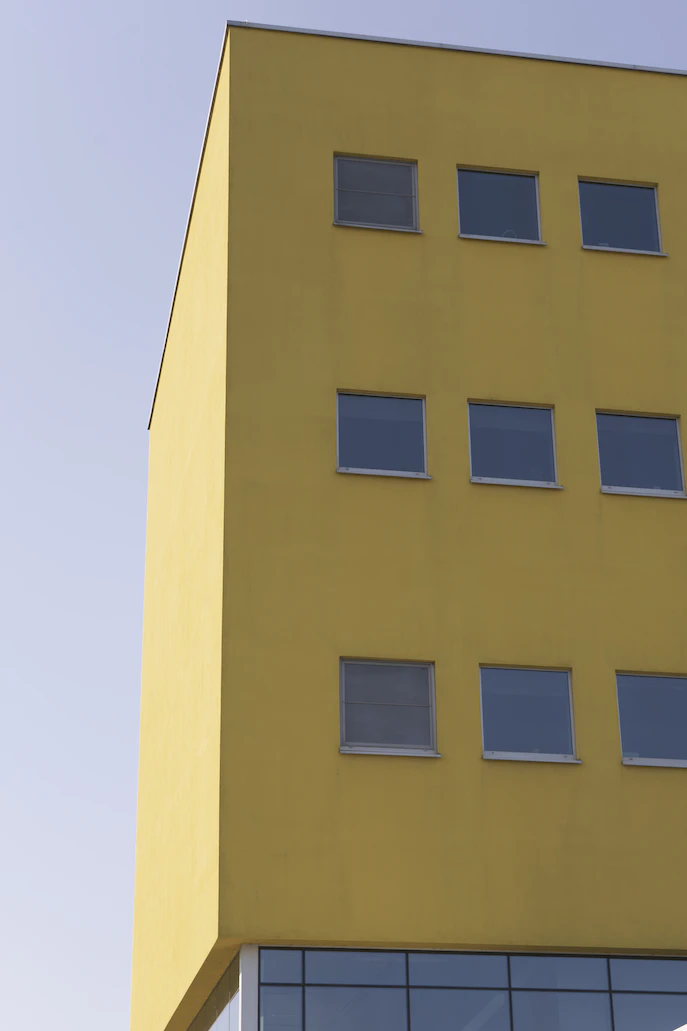
#> input picture LAB 4/resource/build2.jpg, 687 x 1031 px
$ python q2.py
#> lines starting #> are read from the running program, lines starting #| are printed output that depends on the picture; after the words box and inside, x2 and y2 are one past the last pixel; in counts of white or black regions, pixels touching at a corner belong together
import cv2
import numpy as np

# Load image and convert to grayscale
img = cv2.imread('resource/build2.jpg')
#> img is the input picture: shape (1031, 687, 3); mean B, G, R 120.9, 144.1, 152.2
gray = cv2.cvtColor(img, cv2.COLOR_BGR2GRAY)
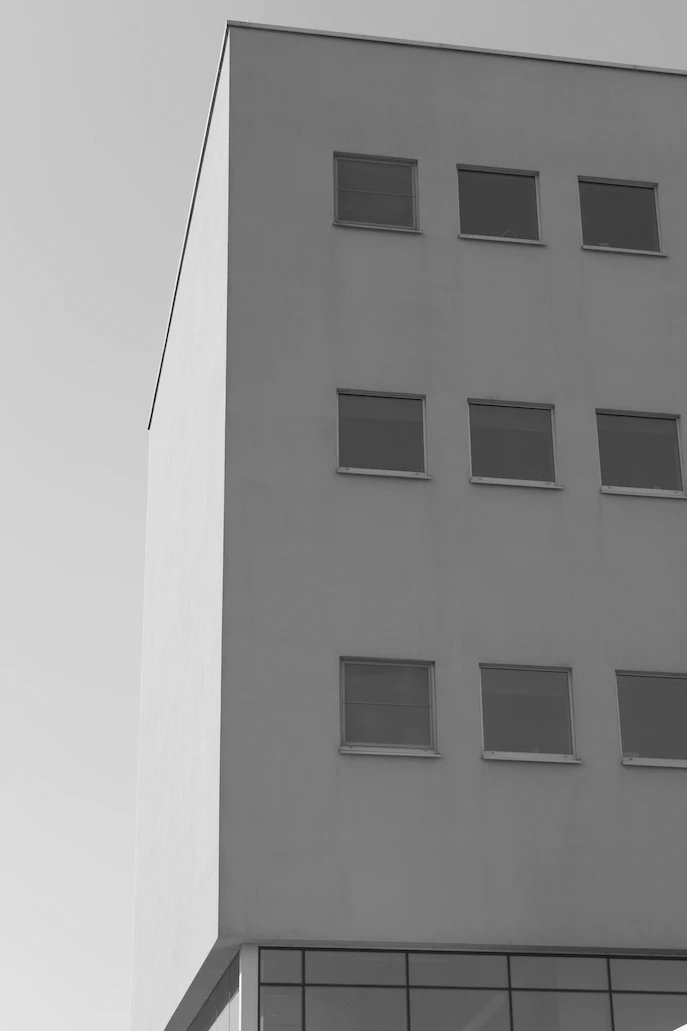
#> gray: shape (1031, 687); min 2, max 254, mean 143.9

# Apply edge detection
edges = cv2.Canny(gray, 100, 190, apertureSize=3)
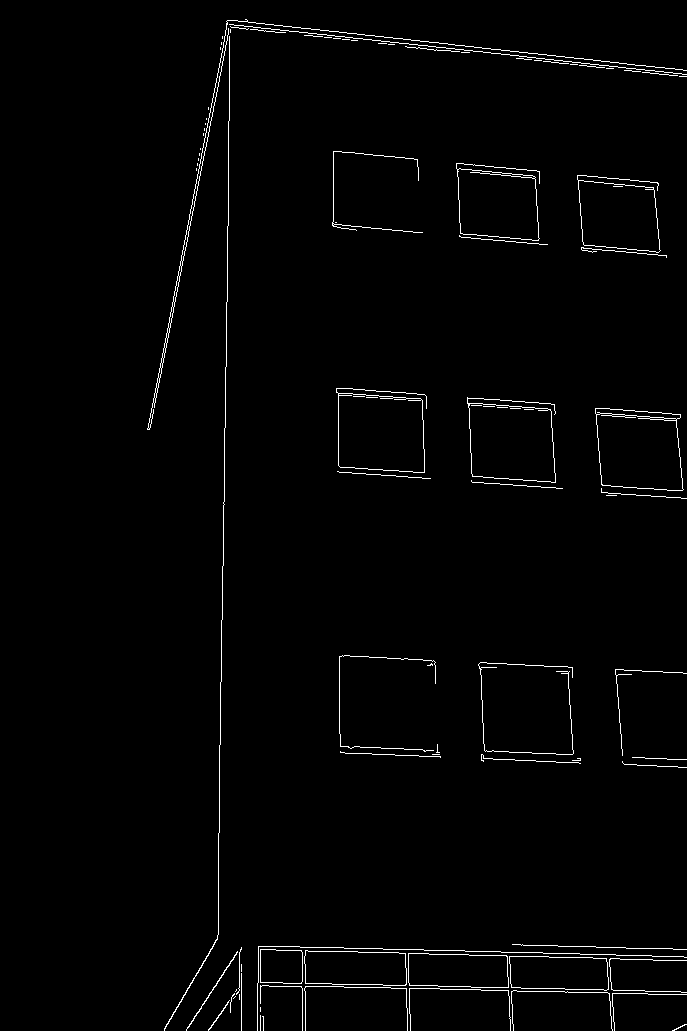
#> edges: shape (1031, 687); 1.5% white in thin lines or dots, all inside (x1, y1, x2, y2) = (147, 19, 687, 1031)

# Apply Hough transform
lines = cv2.HoughLines(edges, rho=1, theta=np.pi/180, threshold=110)
#> lines = 33 rows, first 8: [232, 0.0175], [227, 0.192], [229, 0.192], [978, 1.59], [981, 1.59], [1, 1.68], [636, 1.62], [-3, 1.68]

# Draw detected lines on the original image
for line in lines:
    rho, theta = line[0]
    a = np.cos(theta)
    b = np.sin(theta)
    x0 = a * rho
    y0 = b * rho
    x1 = int(x0 + 1000 * (-b))
    y1 = int(y0 + 1000 * (a))
    x2 = int(x0 - 1000 * (-b))
    y2 = int(y0 - 1000 * (a))
    cv2.line(img, (x1, y1), (x2, y2), (0, 0, 255), 2)
#> this loop made 33 passes
#> (rho, theta, a, b, x0, y0, x1, y1) on passes 1 to 12: (232, 0.0175, 1, 0.0175, 232, 4.05, 214, 1003), (227, 0.192, 0.982, 0.191, 222.8, 43.31, 32, 1024), (229, 0.192, 0.982, 0.191, 224.8, 43.7, 33, 1025), (978, 1.59, -0.0175, 1, -17.07, 977.9, -1016, 960), (981, 1.59, -0.0175, 1, -17.12, 980.9, -1016, 963), (1, 1.68, -0.105, 0.995, -0.105, 0.995, -994, -103), (636, 1.62, -0.0523, 0.999, -33.29, 635.1, -1031, 582), (-3, 1.68, -0.105, 0.995, 0.314, -2.98, -994, -107), (442, 1.64, -0.0698, 0.998, -30.83, 440.9, -1028, 371), (370, 1.64, -0.0698, 0.998, -25.81, 369.1, -1023, 299), (972, 1.61, -0.0349, 0.999, -33.92, 971.4, -1033, 936), (232, 0.209, 0.978, 0.208, 226.9, 48.24, 19, 1026)
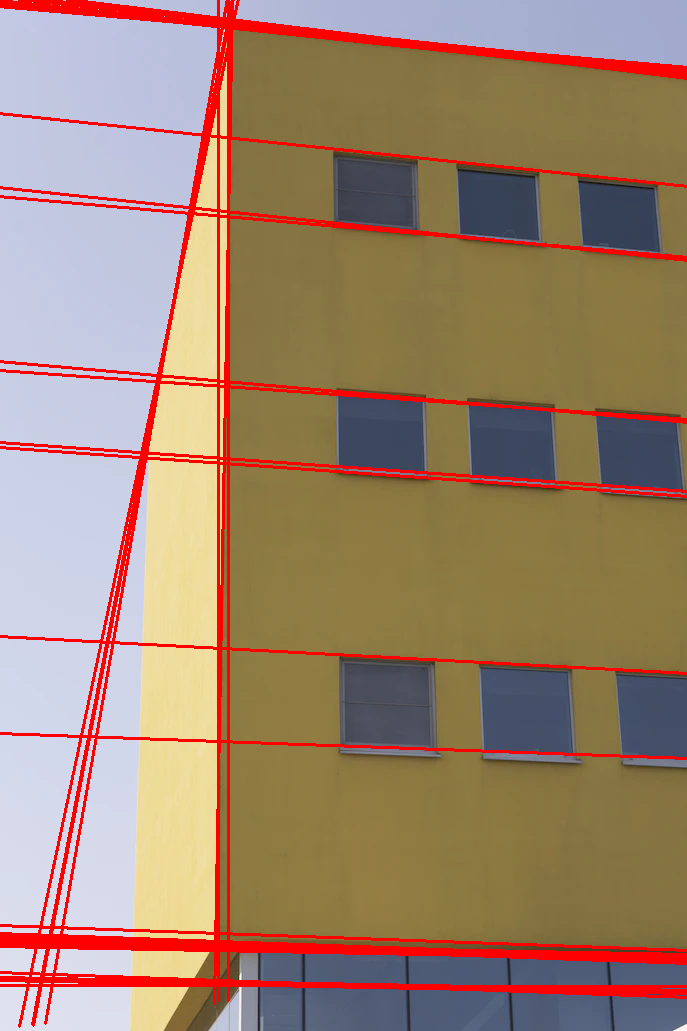
#> img: shape (1031, 687, 3); 8.01% of pixels changed, all inside (x1, y1, x2, y2) = (0, 0, 687, 1028)

# Display the result
cv2.imshow('Image', img)
cv2.imshow('LInes', edges)
# cv2.imshow('Image', img)
cv2.waitKey(0)
cv2.destroyAllWindows()
